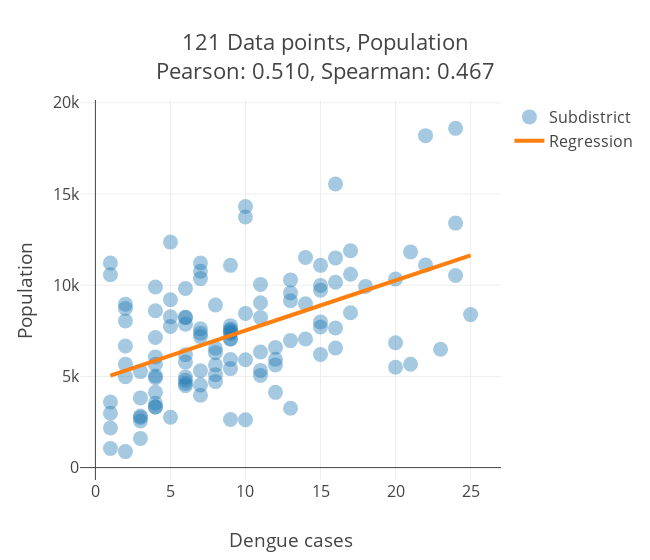

Notebook code for this chart:
### Code cell
x_train, y_train = [], [] 
xs, ys = [], []

column = 'total'

mean_det, std_det = df_detect[column].mean(), df_detect[column].std()

mean_cases, std_cases = df_dengue_cases_2016['cases'].mean(), df_dengue_cases_2016['cases'].std()

subdist_list = df_dengue_cases_2016['subdist'].unique()
for subdist in subdist_list:
    detect = round(df_detect.loc[df_detect['subdist'] == subdist][column].mean(),2)
    area = round(df_area.loc[df_area['subdist'] == subdist]['area'].mean(),2)

    population = round(df_population.loc[df_population['subdist'] == subdist]['population'].mean(),2)
    n_villages = round(df_population.loc[df_population['subdist'] == subdist]['n_villages'].mean(),2)

    survey = round(df_filtered.loc[(df_filtered['subdist'] == subdist) 
#                                        & (df_filtered.index.month.isin([6,7,8,9,10,11]))
                                      ]['ci'].mean(), 2)
    
    cases = round(df_dengue_cases_2016.loc[(df_dengue_cases_2016['subdist'] == subdist)]['cases'].mean(), 2)

#     if np.isnan(survey): continue
    if np.isnan(detect) or np.isnan(cases) or np.isnan(population): continue
    if detect > mean_det+1*std_det or detect < mean_det-1*std_det: continue
    if cases > mean_cases+1*std_cases or cases < mean_cases-1*std_cases: continue
        
    formula = (population)
    
    ys.append(formula)
    xs.append(cases)
    
    x = df_detect.loc[df_detect['subdist'] == subdist].copy()
#     x = x[['bin','bowl','bucket','cup','jar','pottedplant','tire','vase']].copy()
#     x = x[['bin','bowl','bucket','cup','jar','pottedplant','tire']].copy()
    x = x[['bin','bowl','bucket','jar','pottedplant','tire']].copy()
#     x = x[['bucket','jar','pottedplant']].copy()

    month = df_detect.loc[df_detect['subdist'] == subdist].index.month[0]
    
    features = list(np.squeeze(x.values)) + [month, area, population]
#     features = list(np.squeeze(x.values)) + [area, population]

#     features = np.array(population)
    
    x_train.append(np.array(features))
    y_train.append(cases)
    

X = np.array(x_train)
y = np.array(y_train)
print('X_train.shape:', X.shape)

len(xs)
print('\nR-squared:', metrics.r2_score(xs, ys))
print('Person:', pearsonr(xs, ys))
print(spearmanr(xs, ys),'\n')

trace = go.Scatter(
    x = xs, 
    y = ys, 
    mode = 'markers', name='Subdistrict',
    marker = dict(size = 15, opacity = 0.4)
)

xs = np.array(xs)
ys = np.array(ys)

regr = linear_model.LinearRegression()
regr.fit(xs.reshape(-1, 1), ys.reshape(-1, 1))

ys_pred = regr.predict(xs.reshape(-1, 1))
trace_2 = go.Scatter(
    x = xs, 
    y = np.squeeze(ys_pred), 
    mode = 'lines', name='Regression', line = dict(width = 4)
)

layout = dict(
    title = '121 Data points, Population<br>' + \
            'Pearson: 0.510, Spearman: 0.467',
    width=650, 
    xaxis = dict(title = 'Dengue cases'),
    yaxis = dict(title = 'Population'),
    font=dict(size=16)
)
iplot(go.Figure(data=[trace, trace_2], layout=layout))

### Figure 1 — Plotly figure (JSON) as saved in the notebook; plotly's stock layout.template omitted (floating-point values rounded to 4 significant figures)
{"data": [{"marker": {"opacity": 0.4, "size": 15}, "mode": "markers", "name": "Subdistrict", "type": "scatter", "x": [11, 12, 13, 16, 4, 7, 9, 6, 25, 21, 10, 15, 13, 13, 9, 16, 7, 7, 12, 6, 23, 13, 3, 11, 20, 20, 12, 7, 13, 2, 5, 4, 3, 14, 11, 9, 15, 6, 6, 9, 7, 4, 9, 2, 9, 6, 8, 2, 10, 6, 8, 10, 9, 8, 4, 14, 22, 15, 18, 17, 16, 21, 4, 8, 2, 4, 6, 5, 1, 1, 7, 4, 4, 3, 3, 8, 3, 6, 1, 4, 24, 9, 8, 20, 15, 17, 14, 2, 5, 7, 2, 4, 7, 24, 10, 9, 1, 1, 2, 1, 11, 16, 6, 9, 3, 4, 6, 7, 10, 16, 24, 17, 5, 11, 9, 5, 15, 11, 12, 22, 15], "y": [8224, 6582, 9579, 6561, 5027, 10766, 2635, 5785, 8387, 5667, 5913, 7987, 9151, 10291, 5428, 11496, 7371, 5307, 4125, 4611, 6485, 6963, 2823, 5330, 5504, 6844, 5935, 3969, 3254, 876, 2763, 4126, 2748, 7054, 6336, 7593, 9989, 4790, 6187, 7436, 10362, 7136, 5927, 8961, 7357, 8225, 6545, 8721, 13743, 4963, 8918, 14311, 7049, 5095, 8600, 8983, 18199, 9725, 9934, 10599, 15547, 11826, 3322, 6303, 5673, 9902, 8245, 9202, 10572, 11221, 4528, 3527, 6068, 3822, 5262, 5627, 2554, 4491, 1049, 4925, 18598, 11088, 4716, 10343, 11088, 8490, 11518, 6670, 12362, 7607, 8042, 5664, 11221, 10528, 2627, 7783, 3593, 2981, 4987, 2172, 9039, 7653, 7864, 7051, 1600, 3323, 9825, 7182, 8453, 10158, 13404, 11891, 8266, 10041, 7511, 7733, 7705, 5046, 5630, 11104, 6200]}, {"line": {"width": 4}, "mode": "lines", "name": "Regression", "type": "scatter", "x": [11, 12, 13, 16, 4, 7, 9, 6, 25, 21, 10, 15, 13, 13, 9, 16, 7, 7, 12, 6, 23, 13, 3, 11, 20, 20, 12, 7, 13, 2, 5, 4, 3, 14, 11, 9, 15, 6, 6, 9, 7, 4, 9, 2, 9, 6, 8, 2, 10, 6, 8, 10, 9, 8, 4, 14, 22, 15, 18, 17, 16, 21, 4, 8, 2, 4, 6, 5, 1, 1, 7, 4, 4, 3, 3, 8, 3, 6, 1, 4, 24, 9, 8, 20, 15, 17, 14, 2, 5, 7, 2, 4, 7, 24, 10, 9, 1, 1, 2, 1, 11, 16, 6, 9, 3, 4, 6, 7, 10, 16, 24, 17, 5, 11, 9, 5, 15, 11, 12, 22, 15], "y": [7790.0, 8065.0, 8340.0, 9164.0, 5866.0, 6691.0, 7240.0, 6416.0, 11640.0, 10540.0, 7515.0, 8889.0, 8340.0, 8340.0, 7240.0, 9164.0, 6691.0, 6691.0, 8065.0, 6416.0, 11090.0, 8340.0, 5591.0, 7790.0, 10260.0, 10260.0, 8065.0, 6691.0, 8340.0, 5317.0, 6141.0, 5866.0, 5591.0, 8614.0, 7790.0, 7240.0, 8889.0, 6416.0, 6416.0, 7240.0, 6691.0, 5866.0, 7240.0, 5317.0, 7240.0, 6416.0, 6966.0, 5317.0, 7515.0, 6416.0, 6966.0, 7515.0, 7240.0, 6966.0, 5866.0, 8614.0, 10810.0, 8889.0, 9714.0, 9439.0, 9164.0, 10540.0, 5866.0, 6966.0, 5317.0, 5866.0, 6416.0, 6141.0, 5042.0, 5042.0, 6691.0, 5866.0, 5866.0, 5591.0, 5591.0, 6966.0, 5591.0, 6416.0, 5042.0, 5866.0, 11360.0, 7240.0, 6966.0, 10260.0, 8889.0, 9439.0, 8614.0, 5317.0, 6141.0, 6691.0, 5317.0, 5866.0, 6691.0, 11360.0, 7515.0, 7240.0, 5042.0, 5042.0, 5317.0, 5042.0, 7790.0, 9164.0, 6416.0, 7240.0, 5591.0, 5866.0, 6416.0, 6691.0, 7515.0, 9164.0, 11360.0, 9439.0, 6141.0, 7790.0, 7240.0, 6141.0, 8889.0, 7790.0, 8065.0, 10810.0, 8889.0]}], "layout": {"font": {"size": 16}, "title": "121 Data points, Population<br>Pearson: 0.510, Spearman: 0.467", "width": 650, "xaxis": {"title": "Dengue cases"}, "yaxis": {"title": "Population"}}}
